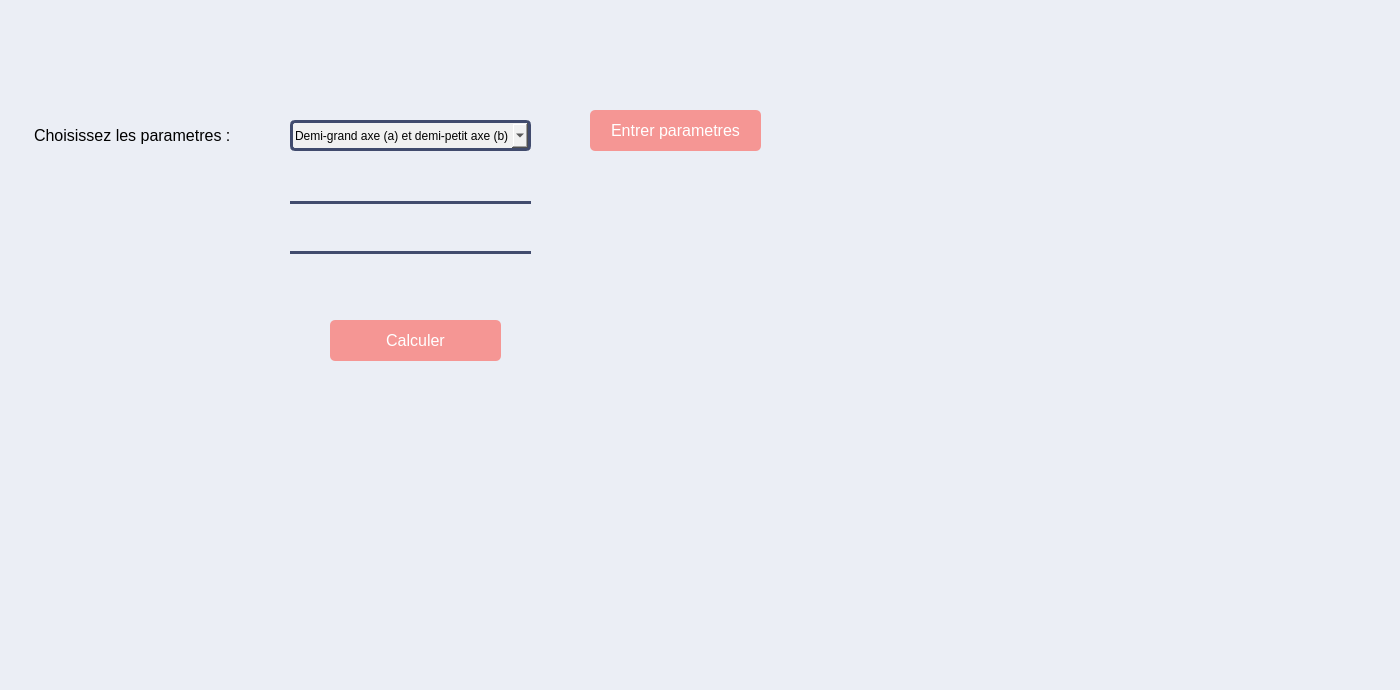
          <widget class="QWidget" name="page_2">
           <property name="sizePolicy">
            <sizepolicy hsizetype="Fixed" vsizetype="Fixed">
             <horstretch>0</horstretch>
             <verstretch>0</verstretch>
            </sizepolicy>
           </property>
           <property name="minimumSize">
            <size>
             <width>1400</width>
             <height>0</height>
            </size>
           </property>
           <property name="maximumSize">
            <size>
             <width>1400</width>
             <height>16777215</height>
            </size>
           </property>
           <property name="styleSheet">
            <string notr="true">background-color:  #ebeef5 ;</string>
           </property>
           <widget class="QComboBox" name="comboBox_5">
            <property name="geometry">
             <rect>
              <x>290</x>
              <y>120</y>
              <width>241</width>
              <height>31</height>
             </rect>
            </property>
            <property name="styleSheet">
             <string notr="true">    width: 100%;

    font-size: 1 px;
    border: 3px solid   #414b6d   ; 
    border-radius: 5px;
    background-color: #f1f1f1; 
    color: #000000; 
    appearance: none; </string>
            </property>
            <item>
             <property name="text">
              <string>Demi-grand axe (a) et demi-petit axe (b)</string>
             </property>
            </item>
            <item>
             <property name="text">
              <string>Demi-grand axe (a) et aplatissement (f)</string>
             </property>
            </item>
            <item>
             <property name="text">
              <string>Demi-grand axe (a) et première excentricité (e²)</string>
             </property>
            </item>
            <item>
             <property name="text">
              <string>Demi-grand axe (a) et deuxième excentricité (e'²)</string>
             </property>
            </item>
            <item>
             <property name="text">
              <string>Demi-petit axe (b) et aplatissement (f)</string>
             </property>
            </item>
            <item>
             <property name="text">
              <string>Demi-petit axe (b) et première excentricité (e²)</string>
             </property>
            </item>
            <item>
             <property name="text">
              <string>Demi-petit axe (b) et deuxième excentricité (e'²)</string>
             </property>
            </item>
           </widget>
           <widget class="QLineEdit" name="lineEdit_32">
            <property name="enabled">
             <bool>true</bool>
            </property>
            <property name="geometry">
             <rect>
              <x>290</x>
              <y>180</y>
              <width>241</width>
              <height>24</height>
             </rect>
            </property>
            <property name="styleSheet">
             <string notr="true">


    border: none;
    border-bottom: 3px  solid   #414b6d ;
    font-size: 14px; </string>
            </property>
           </widget>
           <widget class="QLineEdit" name="lineEdit_33">
            <property name="enabled">
             <bool>true</bool>
            </property>
            <property name="geometry">
             <rect>
              <x>290</x>
              <y>230</y>
              <width>241</width>
              <height>24</height>
             </rect>
            </property>
            <property name="styleSheet">
             <string notr="true">


    border: none;
    border-bottom: 3px  solid  #414b6d  ;
    font-size: 14px; </string>
            </property>
           </widget>
           <widget class="QLabel" name="label_13">
            <property name="geometry">
             <rect>
              <x>30</x>
              <y>180</y>
              <width>171</width>
              <height>31</height>
             </rect>
            </property>
            <property name="styleSheet">
             <string notr="true">font: 700 italic 9pt &quot;Arial&quot;;
    color: #000000;
    padding: 5px 10px;
    border-radius: 5px;
    font-size: 16px;
    text-align: center;
  </string>
            </property>
            <property name="text">
             <string/>
            </property>
           </widget>
           <widget class="QLabel" name="label_65">
            <property name="geometry">
             <rect>
              <x>20</x>
              <y>120</y>
              <width>241</width>
              <height>31</height>
             </rect>
            </property>
            <property name="styleSheet">
             <string notr="true">font: 700 italic 9pt &quot;Arial&quot;;
    color: #000000;
    padding: 5px 10px;
    border-radius: 5px;
    font-size: 16px;
    text-align: center;
  </string>
            </property>
            <property name="text">
             <string>Choisissez les parametres :</string>
            </property>
           </widget>
           <widget class="QLabel" name="label_66">
            <property name="geometry">
             <rect>
              <x>30</x>
              <y>240</y>
              <width>171</width>
              <height>31</height>
             </rect>
            </property>
            <property name="styleSheet">
             <string notr="true">font: 700 italic 9pt &quot;Arial&quot;;
    color: #000000;
    padding: 5px 10px;
    border-radius: 5px;
    font-size: 16px;
    text-align: center;
  </string>
            </property>
            <property name="text">
             <string/>
            </property>
           </widget>
           <widget class="QLabel" name="label_67">
            <property name="geometry">
             <rect>
              <x>570</x>
              <y>170</y>
              <width>71</width>
              <height>31</height>
             </rect>
            </property>
            <property name="styleSheet">
             <string notr="true">font: 700 italic 9pt &quot;Arial&quot;;
    color: #000000;
    padding: 5px 10px;
    border-radius: 5px;
    font-size: 16px;
    text-align: center;
  </string>
            </property>
            <property name="text">
             <string/>
            </property>
           </widget>
           <widget class="QLabel" name="label_68">
            <property name="geometry">
             <rect>
              <x>570</x>
              <y>230</y>
              <width>71</width>
              <height>31</height>
             </rect>
            </property>
            <property name="styleSheet">
             <string notr="true">font: 700 italic 9pt &quot;Arial&quot;;
    color: #000000;
    padding: 5px 10px;
    border-radius: 5px;
    font-size: 16px;
    text-align: center;
  </string>
            </property>
            <property name="text">
             <string/>
            </property>
           </widget>
           <widget class="QPushButton" name="calcul1">
            <property name="geometry">
             <rect>
              <x>330</x>
              <y>320</y>
              <width>171</width>
              <height>41</height>
             </rect>
            </property>
            <property name="styleSheet">
             <string notr="true">
    background-color:   #f59694   ;
    color:     rgb(255, 255, 255)   ;
    border: none;
    border-radius: 5px;
    padding: 10px 20px;
    font-size: 16px;


</string>
            </property>
            <property name="text">
             <string>Calculer</string>
            </property>
           </widget>
           <widget class="QPushButton" name="btn_enter_prmters">
            <property name="geometry">
             <rect>
              <x>590</x>
              <y>110</y>
              <width>171</width>
              <height>41</height>
             </rect>
            </property>
            <property name="styleSheet">
             <string notr="true">
    background-color:   #f59694    ;
    color: rgb(255, 255, 255);
    border: none;
    border-radius: 5px;
    padding: 10px 20px;
    font-size: 16px;



</string>
            </property>
            <property name="text">
             <string>Entrer parametres</string>
            </property>
           </widget>
           <widget class="QLabel" name="label_69">
            <property name="geometry">
             <rect>
              <x>70</x>
              <y>520</y>
              <width>91</width>
              <height>31</height>
             </rect>
            </property>
            <property name="styleSheet">
             <string notr="true">font: 700 italic 9pt &quot;Arial&quot;;
    color: #000000;
    padding: 5px 10px;
    border-radius: 5px;
    font-size: 16px;
    text-align: center;
  </string>
            </property>
            <property name="text">
             <string/>
            </property>
           </widget>
           <widget class="QLabel" name="label_70">
            <property name="geometry">
             <rect>
              <x>200</x>
              <y>520</y>
              <width>281</width>
              <height>31</height>
             </rect>
            </property>
            <property name="styleSheet">
             <string notr="true">font: 700 italic 9pt &quot;Arial&quot;;
    color: #000000;
    padding: 5px 10px;
    border-radius: 5px;
    font-size: 16px;
    text-align: center;
  </string>
            </property>
            <property name="text">
             <string/>
            </property>
           </widget>
           <widget class="QLabel" name="label_71">
            <property name="geometry">
             <rect>
              <x>200</x>
              <y>580</y>
              <width>281</width>
              <height>31</height>
             </rect>
            </property>
            <property name="styleSheet">
             <string notr="true">font: 700 italic 9pt &quot;Arial&quot;;
    color: #000000;
    padding: 5px 10px;
    border-radius: 5px;
    font-size: 16px;
    text-align: center;
  </string>
            </property>
            <property name="text">
             <string/>
            </property>
           </widget>
           <widget class="QLabel" name="label_72">
            <property name="geometry">
             <rect>
              <x>200</x>
              <y>650</y>
              <width>281</width>
              <height>31</height>
             </rect>
            </property>
            <property name="styleSheet">
             <string notr="true">font: 700 italic 9pt &quot;Arial&quot;;
    color: #000000;
    padding: 5px 10px;
    border-radius: 5px;
    font-size: 16px;
    text-align: center;
  </string>
            </property>
            <property name="text">
             <string/>
            </property>
           </widget>
           <widget class="QLabel" name="label_73">
            <property name="geometry">
             <rect>
              <x>70</x>
              <y>580</y>
              <width>91</width>
              <height>31</height>
             </rect>
            </property>
            <property name="styleSheet">
             <string notr="true">font: 700 italic 9pt &quot;Arial&quot;;
    color: #000000;
    padding: 5px 10px;
    border-radius: 5px;
    font-size: 16px;
    text-align: center;
  </string>
            </property>
            <property name="text">
             <string/>
            </property>
           </widget>
           <widget class="QLabel" name="label_74">
            <property name="geometry">
             <rect>
              <x>70</x>
              <y>650</y>
              <width>91</width>
              <height>31</height>
             </rect>
            </property>
            <property name="styleSheet">
             <string notr="true">font: 700 italic 9pt &quot;Arial&quot;;
    color: #000000;
    padding: 5px 10px;
    border-radius: 5px;
    font-size: 16px;
    text-align: center;
  </string>
            </property>
            <property name="text">
             <string/>
            </property>
           </widget>
           <widget class="QLabel" name="label_75">
            <property name="geometry">
             <rect>
              <x>500</x>
              <y>520</y>
              <width>71</width>
              <height>31</height>
             </rect>
            </property>
            <property name="styleSheet">
             <string notr="true">font: 700 italic 9pt &quot;Arial&quot;;
    color: #000000;
    padding: 5px 10px;
    border-radius: 5px;
    font-size: 16px;
    text-align: center;
  </string>
            </property>
            <property name="text">
             <string/>
            </property>
           </widget>
           <widget class="QLabel" name="label_76">
            <property name="geometry">
             <rect>
              <x>500</x>
              <y>580</y>
              <width>71</width>
              <height>31</height>
             </rect>
            </property>
            <property name="styleSheet">
             <string notr="true">font: 700 italic 9pt &quot;Arial&quot;;
    color: #000000;
    padding: 5px 10px;
    border-radius: 5px;
    font-size: 16px;
    text-align: center;
  </string>
            </property>
            <property name="text">
             <string/>
            </property>
           </widget>
           <widget class="QLabel" name="label_77">
            <property name="geometry">
             <rect>
              <x>500</x>
              <y>650</y>
              <width>71</width>
              <height>31</height>
             </rect>
            </property>
            <property name="styleSheet">
             <string notr="true">font: 700 italic 9pt &quot;Arial&quot;;
    color: #000000;
    padding: 5px 10px;
    border-radius: 5px;
    font-size: 16px;
    text-align: center;
  </string>
            </property>
            <property name="text">
             <string/>
            </property>
           </widget>
          </widget>
